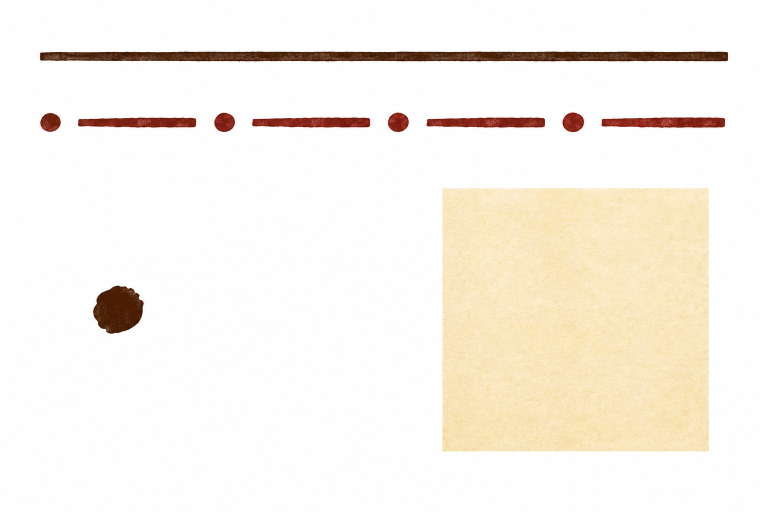
#> input picture Docs/art/originals/area-overlays/ink-pieces-sheet.png, 1536 x 1024 px (shown at 1/2 size)
$ python cut_ink.py
#> lines starting #> are read from the running program, lines starting #| are printed output that depends on the picture; after the words box and inside, x2 and y2 are one past the last pixel; in counts of white or black regions, pixels touching at a corner belong together
"""Cut the ink overlay pieces out of ChatGPT's sheet (ink-pieces-sheet.png).

The sheet is ink on flat white, so alpha is recovered from the ink's own
colour: a pixel c = a·ink + (1 − a)·white gives a = (255 − c) / (255 − ink).
Writes into src/render/assets/ the Townhall's reach (render/areaInk.ts):
  overlay_reach_dash.png — one edge of the reach: the dash, dot centre to dot centre
  overlay_reach_dot.png  — the dot on every vertex of the reach
The sheet's other pieces — a nib line, a knot and parchment — drew the work
area in ink, which gave way to a vector two-tone line and is not cut any more.
"""
import sys
from pathlib import Path
import numpy as np
from PIL import Image

HERE = Path(__file__).parent
OUT = HERE.parents[3] / 'src' / 'render' / 'assets'
rgb = np.asarray(Image.open(HERE / 'ink-pieces-sheet.png').convert('RGB')).astype(np.float32)
H, W, _ = rgb.shape
#> H = 1024; W = 1536
dark = (255 - rgb.min(axis=2)) > 40  # anything that is not paper
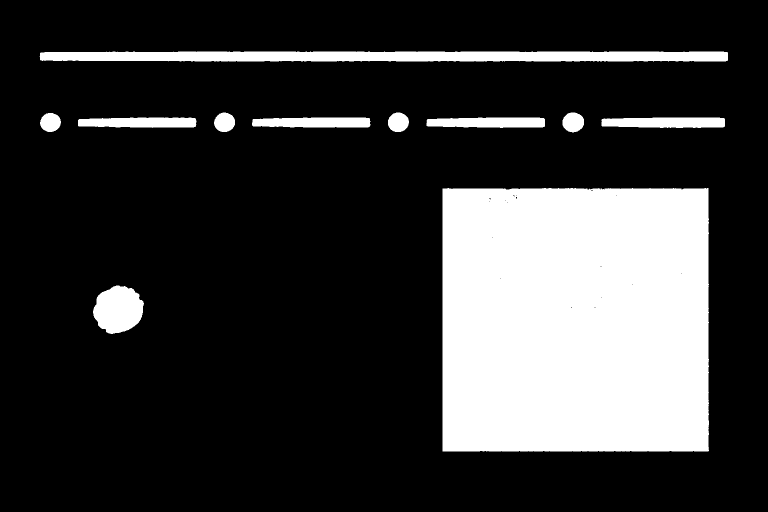
#> dark: shape (1024, 1536) bool (shown at 1/2 size); 21.4% white; 11 white regions, largest, box (x1, y1, x2, y2) and area: (885, 376, 1418, 903) 279803, (79, 103, 1456, 123) 26261, (186, 571, 288, 668) 7326

def bbox(mask):
    ys, xs = np.nonzero(mask)
    return ys.min(), ys.max() + 1, xs.min(), xs.max() + 1

def unmix(region, pad=6):
    """Ink colour from the darkest tenth, then alpha per pixel."""
    lum = region.mean(axis=2)
    core = region[lum <= np.percentile(lum[lum < 200], 10)]
    ink = np.median(core, axis=0)
    a = ((255 - region) / np.maximum(1, 255 - ink)).mean(axis=2)
    a = np.clip((a - 0.06) / 0.94, 0, 1)  # drop the paper's faint grain
    out = np.zeros(region.shape[:2] + (4,), np.uint8)
    out[..., :3] = ink.astype(np.uint8)
    out[..., 3] = (a * 255).astype(np.uint8)
    return out

def save(arr, name):
    Image.fromarray(arr).save(OUT / name)
    print(name, arr.shape[1], 'x', arr.shape[0])

def band(y0, y1):
#> called with y0 = 170, y1 = 320
    m = np.zeros_like(dark); m[y0:y1] = dark[y0:y1]; return m
#> after `m[y0:y1] = dark[y0:y1]`:
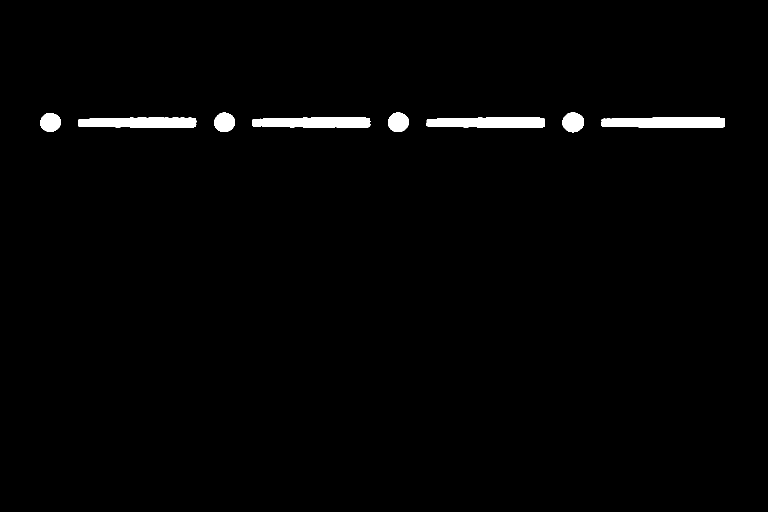
#> m: shape (1024, 1536) bool (shown at 1/2 size); 1.5% white; 8 white regions, largest, box (x1, y1, x2, y2) and area: (1203, 235, 1450, 256) 4696, (853, 235, 1090, 256) 4402, (504, 235, 741, 255) 4376

# Row 2: dots and dashes, found as runs of ink along the row's centre.
y0, y1, x0, x1 = bbox(band(170, 320))
#> y0 = 225; y1 = 265; x0 = 80; x1 = 1450
cy = (y0 + y1) // 2
#> cy = 245
col = dark[y0:y1].any(axis=0)
runs, start = [], None
for x in range(W):
    if col[x] and start is None: start = x
    if not col[x] and start is not None: runs.append((start, x)); start = None
#> after the loop, runs = [(80, 122), (156, 393), (428, 470), (504, 741), (776, 818), (853, 1090), (1125, 1168), (1203, 1450)]
dots = [r for r in runs if r[1] - r[0] < 80]
#> dots = [(80, 122), (428, 470), (776, 818), (1125, 1168)]
dashes = [r for r in runs if r[1] - r[0] >= 80]
#> dashes = [(156, 393), (504, 741), (853, 1090), (1203, 1450)]
d0, d1 = dots[0], dots[1]
#> d0 = (80, 122); d1 = (428, 470)
c0, c1 = (d0[0] + d0[1]) // 2, (d1[0] + d1[1]) // 2
#> c0 = 101; c1 = 449
dash = unmix(rgb[y0 - 4:y1 + 4, c0:c1].copy())
#> in unmix, `lum = region.mean(axis=2)`:
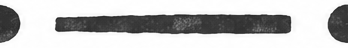
#> lum: shape (48, 348) float32; min 35.33, max 255, mean 191.9
#> in unmix, `core = region[lum <= np.percentile(lum[lum < 200], 10)]`: core = 607 rows, first 8: [108, 21, 7], [107, 20, 7], [114, 22, 9], [99, 25, 8], [97, 23, 6], [94, 18, 4], [97, 20, 6], [105, 26, 11]
#> in unmix, `ink = np.median(core, axis=0)`: ink = [109, 24, 11]
#> in unmix, `a = ((255 - region) / np.maximum(1, 255 - ink)).mean(axis=2)`:
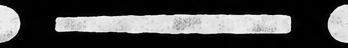
#> a: shape (48, 348) float32; min 0, max 1.07, mean 0.303; drawn with min black and max white
dash[:, : d0[1] - c0 + 1, 3] = 0          # the dot is drawn on its own
dash[:, d1[0] - c0 - 1:, 3] = 0
save(dash, 'overlay_reach_dash.png')
#| overlay_reach_dash.png 348 x 48
save(unmix(rgb[y0 - 4:y1 + 4, d0[0] - 4:d0[1] + 4]), 'overlay_reach_dot.png')
#> call 2 of unmix, with pad = 6
#> in unmix (call 2), `lum = region.mean(axis=2)`:
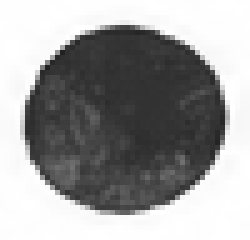
#> lum: shape (48, 50) float32 (shown 5 times larger); min 32.67, max 255, mean 157.6
#> in unmix (call 2), `core = region[lum <= np.percentile(lum[lum < 200], 10)]`: core = 126 rows, first 8: [104, 29, 11], [101, 23, 6], [103, 24, 6], [101, 23, 6], [102, 26, 9], [99, 25, 8], [97, 23, 6], [94, 18, 4]
#> in unmix (call 2), `ink = np.median(core, axis=0)`: ink = [105, 26, 11]
#> in unmix (call 2), `a = ((255 - region) / np.maximum(1, 255 - ink)).mean(axis=2)`:
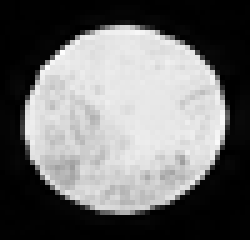
#> a: shape (48, 50) float32 (shown 5 times larger); min 0, max 1.08, mean 0.467; drawn with min black and max white
#> in unmix (call 2), `out[..., 3] = (a * 255).astype(np.uint8)`:
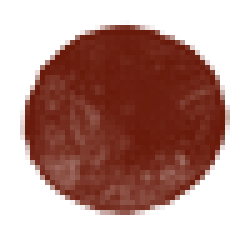
#> out: shape (48, 50, 4) (shown 5 times larger); mean of channels 0, 1, 2, 3 105, 26, 11, 116.4; transparent parts drawn white
#| overlay_reach_dot.png 50 x 48
